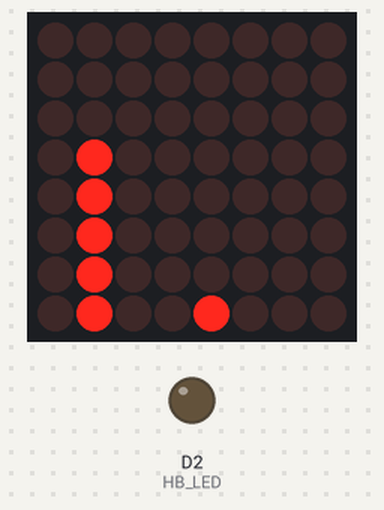
The program below on a simulated ESP8266 (NodeMCU). On the bench: 8×8 LED matrix, output pins drawn as LEDs (lit = HIGH). Random numbers use the default seed unless the program sets one.

Above: at 0.46 s.
At 10.02 s:
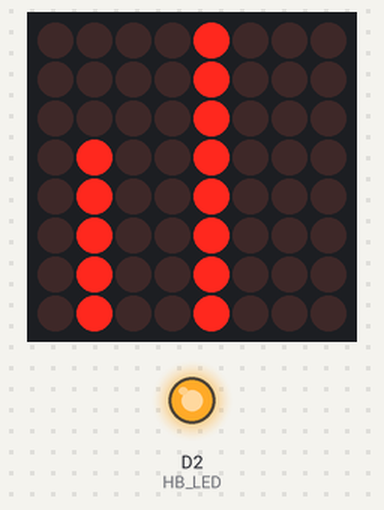
At 19.89 s:
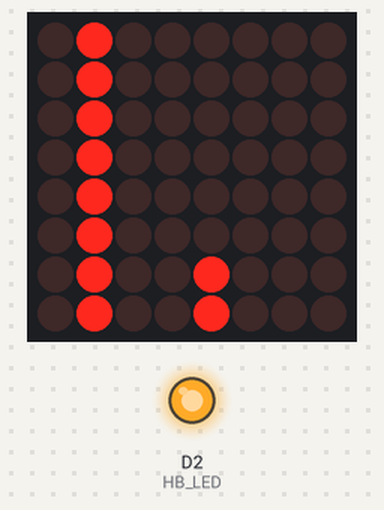
At 39.64 s:
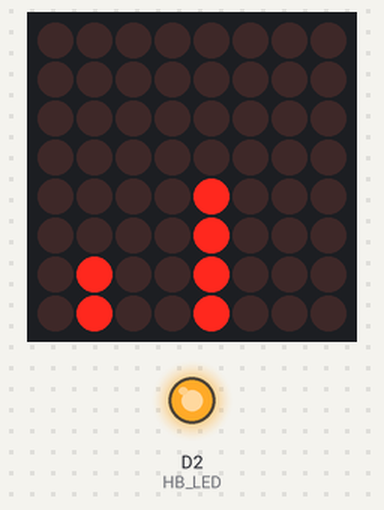
Timing chart, 0 to 40.0 s (numbered marks = the images above):
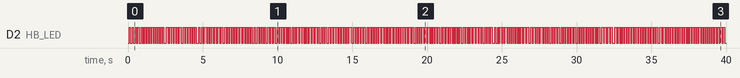

The program:

main.cpp
```cpp
#include <Arduino.h>
#include <LedControl.h>
#include <SPI.h>

#define LED_HEARTBEAT 1

#if LED_HEARTBEAT
  #define HB_LED D2
  #define HB_LED_TIME 50 // in milliseconds
#endif

#define CLK_PIN   D5  // or SCKgit
#define DATA_PIN  D7  // or MOSI
#define CS_PIN    D8  // or SS

int ctr;

int d = 9;  // animation delay

int VUMeter[8];
int VULeftValue;     // values 0..7
int VURightValue;    // values 0..7

int oldVULeftValue;
int oldVURightValue;

//  * Pin 12 is connected to the DATA IN-pin of the first MAX7221
//  * Pin 11 is connected to the CLK-pin of the first MAX7221
//  * Pin 10 is connected to the LOAD(/CS)-pin of the first MAX7221
// LedControl(dataPin, clockPin, csPin, numDevices)
LedControl lc = LedControl(DATA_PIN, CLK_PIN, CS_PIN, 1);

// void UpdateVUMeterDisplay(){
//   for (int i=7; i>=0; i--){
//     lc.setRow(0, i, VUMeter[i]);
//     delay(d);
//   }
// }

// void ClearVUMeterDisplay(){
//   for (int i=0; i<8; i++){
//     lc.setRow(0, i, 0);
//     delay(d*4);
//   }
// }

void setup()
{
  #if LED_HEARTBEAT
    pinMode(HB_LED, OUTPUT);
    digitalWrite(HB_LED, LOW);
  #endif

  // switch to normal operation
  for (int index=0; index < lc.getDeviceCount(); index++) {
    lc.shutdown(index,false);
  }

  // wake up the MAX72XX from power-saving mode
  lc.shutdown(0, false);

  // set brightness for the Leds (0..15)
  lc.setIntensity(0, 15);

  // initial value
  VULeftValue   = 7;  // i.e. leftmost led
  VURightValue  = 7;  // i.e. letmost led

  oldVULeftValue = VULeftValue;
  oldVURightValue = VURightValue;
}

void loop()
{
  // blink our blue heartbeat LED
  #if LED_HEARTBEAT
    static uint32_t timeLast = 0;

    if (millis() - timeLast >= HB_LED_TIME)
    {
      digitalWrite(HB_LED, digitalRead(HB_LED) == LOW ? HIGH : LOW);
      timeLast = millis();
    }
  #endif

  VULeftValue   = rand() % 8;  // 0..7
  if (VULeftValue < oldVULeftValue) {
    // populate VUMeter[] array with left channel values
    // new value is to the right side of old value... so turn on all LEDs to the right
    for (int i=oldVULeftValue; i>=VULeftValue; i--){
      VUMeter[i] = VUMeter[i] | 0b001000000;
      lc.setRow(0, i, VUMeter[i]);
      delay(d);
    }
  } else {
    // new value is to the left side of old value... so turn off LEDs to the left
    for (int i=oldVULeftValue; i<=VULeftValue; i++){
      VUMeter[i] = VUMeter[i] & 0b00001000;
      lc.setRow(0, i, VUMeter[i]);
      delay(d);
    }
  }
  // update old values
  oldVULeftValue = VULeftValue;

  VURightValue   = rand() % 8;  // 0..7
  if (VURightValue < oldVURightValue) {
    // populate VUMeter[] array with right channel values
    // new value is to the right side of old value... so turn on all LEDs to the right
    for (int i=oldVURightValue; i>=VURightValue; i--){
      VUMeter[i] = VUMeter[i] | 0b00001000;
      lc.setRow(0, i, VUMeter[i]);
      delay(d);
    }
  } else {
    // new value is to the left side of old value... so turn off LEDs to the left
    for (int i=oldVURightValue; i<=VURightValue; i++){
      VUMeter[i] = VUMeter[i] & 0b01000000;
      lc.setRow(0, i, VUMeter[i]);
      delay(d);
    }
  }
  // update old values
  oldVURightValue = VURightValue;

}
```
